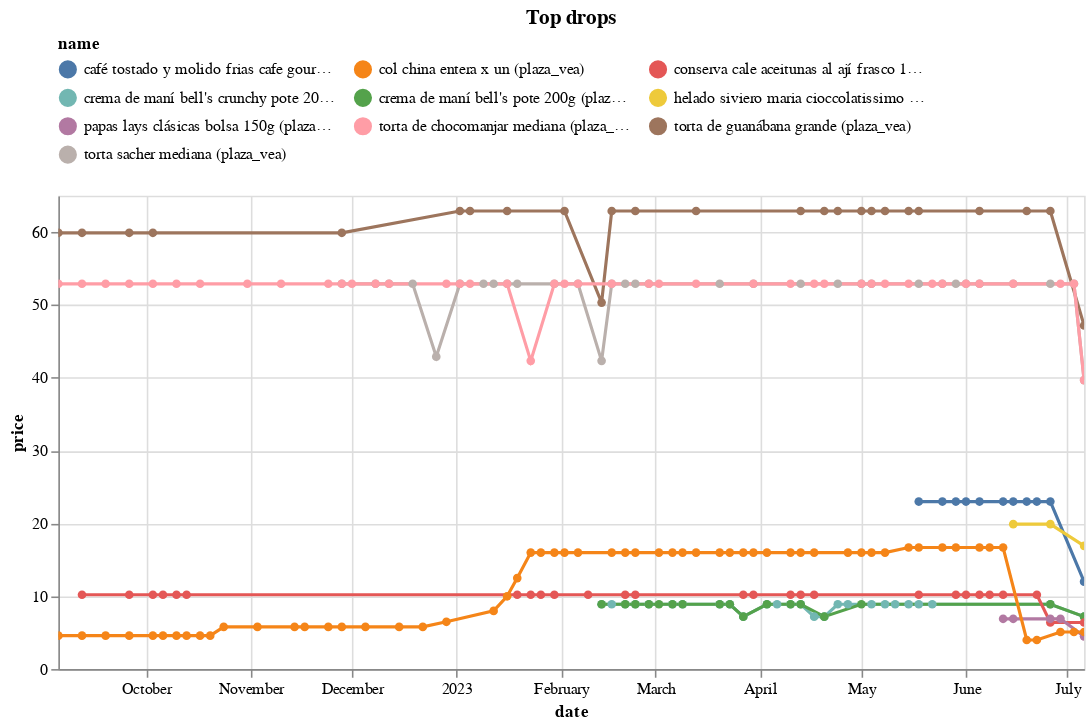

Notebook code for this chart:
### Code cell
(top_changes
 .sort_values('change')
 .head(10)
 .pipe(plot_changes, 'Top drops')
)

### Figure 1 — Vega-Lite specification as saved in the notebook (floating-point values rounded to 4 significant figures; data arrays with more than 128 entries replaced by an {"elided": "..."} marker saying what was removed)
{"config": {"view": {"continuousWidth": 300, "continuousHeight": 300}, "legend": {"columns": 3, "orient": "top"}}, "data": {"name": "data-90d12dcacf767b47a540125292ddd5c2"}, "mark": {"type": "line", "point": true}, "encoding": {"color": {"field": "name", "scale": {"domain": ["café tostado y molido frias cafe gourmet 250 gr (plaza_vea)", "col china entera x un (plaza_vea)", "conserva cale aceitunas al ají frasco 185g (plaza_vea)", "crema de maní bell's crunchy pote 200g (plaza_vea)", "crema de maní bell's pote 200g (plaza_vea)", "helado siviero maria cioccolatissimo chocolate pote 1l (plaza_vea)", "papas lays clásicas bolsa 150g (plaza_vea)", "torta de chocomanjar mediana (plaza_vea)", "torta de guanábana grande (plaza_vea)", "torta sacher mediana (plaza_vea)"]}, "type": "nominal"}, "tooltip": [{"field": "name", "type": "nominal"}, {"field": "price", "type": "quantitative"}, {"field": "last_price", "type": "quantitative"}], "x": {"field": "date", "type": "temporal"}, "y": {"field": "price", "type": "quantitative"}}, "params": [{"name": "param_3", "select": {"type": "point", "fields": ["name"]}, "bind": "legend"}, {"name": "param_4", "select": {"type": "interval", "encodings": ["x", "y"]}, "bind": "scales"}], "title": "Top drops", "transform": [{"filter": {"param": "param_3"}}], "width": 650, "$schema": "https://vega.github.io/schema/vega-lite/v5.8.0.json", "datasets": {"data-90d12dcacf767b47a540125292ddd5c2": {"elided": "247 records"}}}
